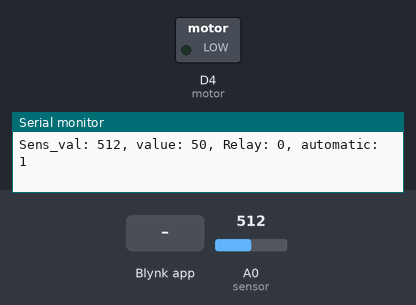
A sketch run on a simulated ESP8266 (NodeMCU). Parts: switched loads named in the sketch (green lamp = pin HIGH), the last lines printed to the serial monitor. Inputs (shaded band) come from the test bench; at power-on: A0 (sensor) = 512. WiFi joins after 1.5 s; servers stay silent unless stated.

Above: at 3.0 s.
3.1 s: Blynk app writes 1 to V1
At 4.3 s:
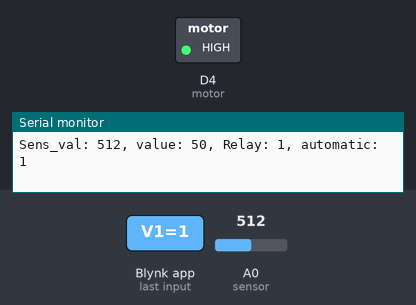
4.6 s: A0 (sensor) set to 108
7.6 s: A0 (sensor) set to 90
10.6 s: Blynk app writes 0 to V1
At 10.9 s:
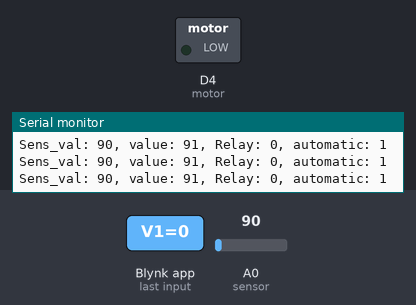
13.6 s: Blynk app writes 0 to V2
At 14.8 s:
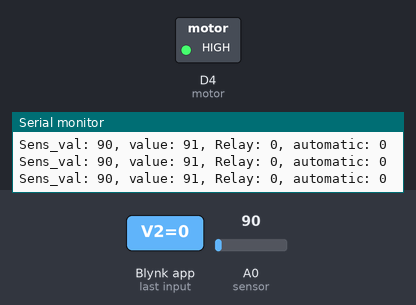
Timing chart, 0 to 16.6 s (numbered marks = the images above; inputs shaded):
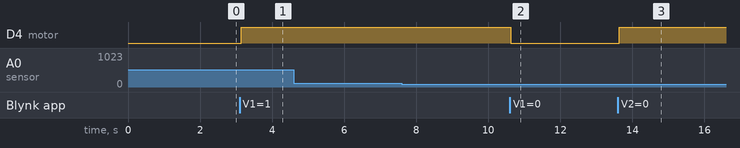

The sketch:

Plant_Keeper.ino
```cpp
#include <ESP8266WiFi.h>
#include <BlynkSimpleEsp8266.h>

int motor = D4;
int sensor = A0;
int sens_val;
int flag = 0;

char auth[] = "key";
char ssid[] = "username";
char pass[] = "password";

int Relay = 0;
int automatic = 1;

void setup() {
  pinMode(motor, OUTPUT);
  pinMode(sensor, INPUT);
  Blynk.begin(auth, ssid, pass, "blynk.cloud", 80);
  Serial.begin(9600);
}

BLYNK_WRITE(V1) {
  Relay = param.asInt();
}

BLYNK_WRITE(V2) {
  automatic = param.asInt();
}

void loop() {

  sens_val = analogRead(A0);

  if(sens_val > 700 && automatic == 0){
    Blynk.virtualWrite(V1, Relay);
    digitalWrite(motor, LOW);
  }
  else if(sens_val<=700 && automatic == 0){
    Blynk.virtualWrite(V1, Relay);
    digitalWrite(motor, HIGH);
  }
  else if (Relay==0 && automatic==1){
    digitalWrite(motor, LOW);
  }
  else if (Relay==1 && automatic==1){
    digitalWrite(motor, HIGH);
  }

  int value = sens_val;
  value = map(value, 0, 1024, 0, 100);
  value = (value - 100) * -1;
  Blynk.virtualWrite(V0, value);

  char buffer[40];
  sprintf(buffer, "Sens_val: %d, value: %d, Relay: %d, automatic: %d", sens_val, value, Relay, automatic);
  Serial.println(buffer);

  Blynk.run();

}
```

Measured:
- after the input at 3.1 s, D4 (motor): LOW → HIGH at once
- after the input at 10.6 s, D4 (motor): HIGH → LOW at once
- after the input at 13.6 s, D4 (motor): LOW → HIGH at once
